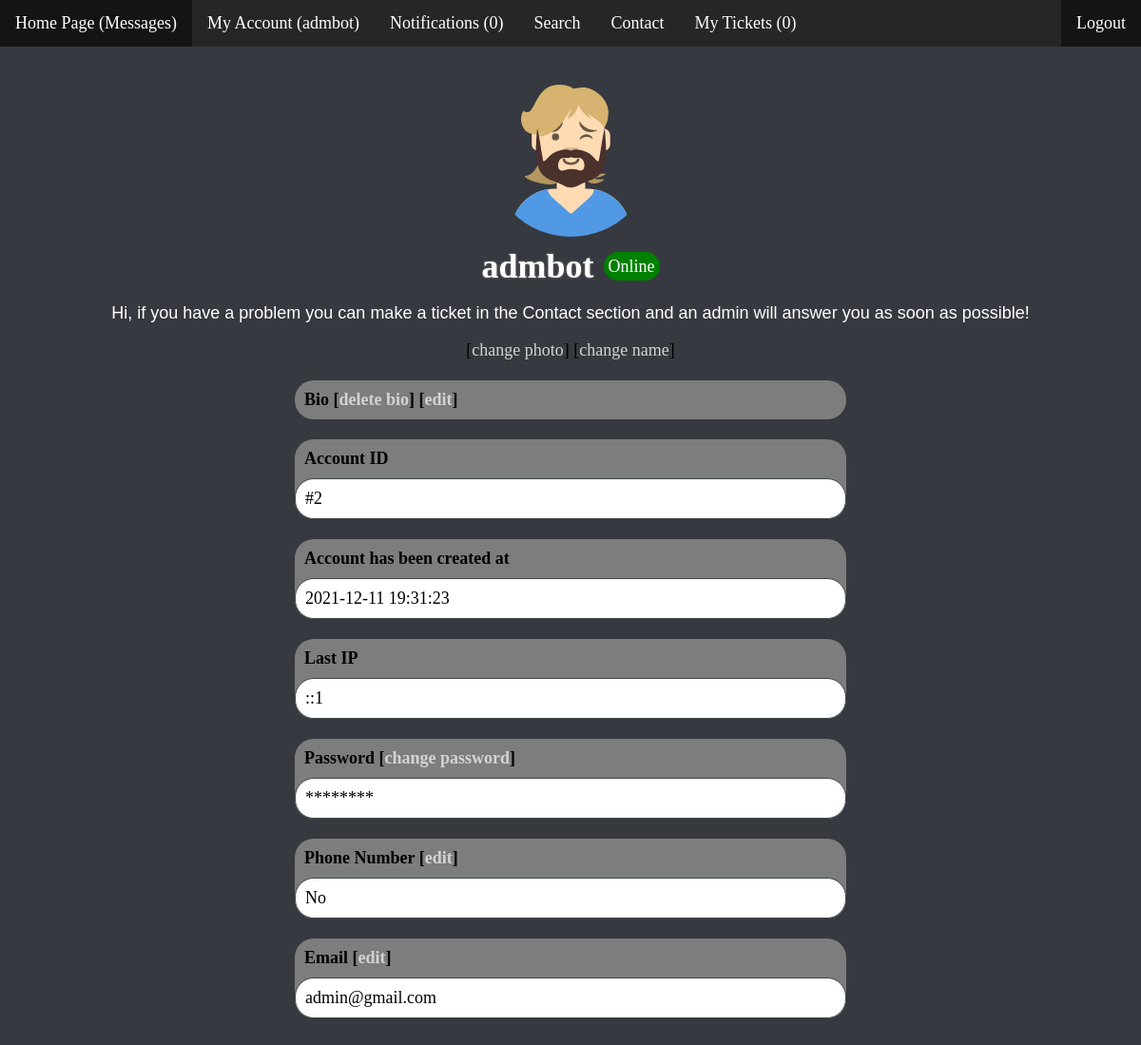
/profile.php?id=2 (signed in), run on the app's committed database.
### tables this page shows
CREATE TABLE `users` (
  `id` int(11) NOT NULL,
  `username` varchar(64) NOT NULL,
  `email` varchar(64) NOT NULL,
  `phone` int(20) NOT NULL,
  `password` varchar(64) NOT NULL,
  `created_at` timestamp NOT NULL DEFAULT current_timestamp() ON UPDATE current_timestamp(),
  `admin` int(11) NOT NULL,
  `file` longtext NOT NULL,
  `bio` text NOT NULL,
  `founder` int(11) NOT NULL,
  `banned` int(11) NOT NULL,
  `logged` int(11) NOT NULL,
  `ip` varchar(64) NOT NULL,
  `last_ip` varchar(64) NOT NULL
);

### profile.php (the view, shortened to what this page needs)
<?php
  require 'config.php';
  if (!isset($_SESSION["loggedin"]) || $_SESSION["loggedin"] !== true) {
    header("location: login.php");
    exit;
  } else if(!isset($_GET['id'])) {
    header('Location: index.php');
    exit();
  } else {
    $id = $_GET['id'];
  }
  $queryString = "SELECT id, username, email, created_at, email, bio, phone, file, admin, founder, banned,ip, last_ip, logged FROM users WHERE id='$id' ORDER BY username DESC LIMIT 1";
  $query = $link->prepare($queryString);
  $query->execute();
  $query->store_result();
  $query->bind_result($user_id, $username, $email, $created_at, $email, $bio, $phone, $file, $admin, $founder, $banned, $ip, $last_ip, $logged);
?>
<!DOCTYPE html>
<html>
<head>
  <link rel="stylesheet" href="css/profile.css?v=<?php echo time(); ?>">
</head>
<body>
  <?php include_once("header.php"); ?>
  <div class="wrapper">
    <?php while ($query->fetch()) { ?>
    <?php
      echo "<div id='img_div'>";
      ?>
        <img id="image-x" src="<?php echo $file; ?>" alt="Profile Photo" onClick='showImg();' />
        <br/>
      <div id="nameOnline">
        <h1>
          <?php
            echo $username;
          ?>
        </h1>
        <?php
          if ($logged == 1) {
            echo "<span id='online'>Online</span>";
          } else if ($logged == 0) {
            echo "<span id='offline'>Offline</span>";
          }
        ?>
      </div>
      <p id="bio">
          <?php
            if ($bio == "") {
              echo '';
            } else {
              echo $bio;
            }
          ?>
      </p>
      <?php
      if ($_SESSION['id'] == $user_id) {
        echo " <span>[<a href='change-photo.php' id='edits'>change photo</a>]</span> <span>[<a href='change-name.php' id='edits'>change name</a>]</span><br/><br/>";
      }
      echo "</div>";
    ?>
    <?php
      if ($_SESSION['id'] == $user_id) {
        ?>
        <div class="title-of-div">
        <div class="title-text">Bio
          <?php
            if ($bio != "") {
              ?>
              [<a href="delete-bio.php" id="edits">delete bio</a>]
              <?php
            }
          ?>
          [<a href="change-bio.php" id="edits">edit</a>]
        </div>
      </div> <br/>
        <?php
      }
    ?>
    <div class="title-of-div">
      <div class="title-text">Account ID</div>
      <div class="content-text">#<?php echo $user_id; ?></div>
    </div>
      <br>
    <div class="title-of-div">
      <div class="title-text">Account has been created at</div>
      <div class="content-text"><?php
        echo $created_at;
      ?></div>
    </div>
      <br>
    <?php
      if ($_SESSION['founder'] == 1 || $_SESSION['id'] == $user_id) {
        ?>
          <div class="title-of-div">
          <div class="title-text">Last IP</div>
          <div class="content-text"><?php
            echo $last_ip;
          ?></div>
        </div>
          <br>
        <?php
      }
    ?>
    <?php
      if ($_SESSION['id'] == $user_id) {
        ?>
        <div class="title-of-div">
        <div class="title-text">Password [<a href="reset-password.php" id="edits">change password</a>]</div>
        <div class="content-text">********</div>
        </div>
        <br/>
        <?php
      }
    ?>
    <div class="title-of-div">
      <div class="title-text">Phone Number
        <?php
          if ($_SESSION['id'] == $user_id) {
        ?>
        [<a href="change-phone.php" id="edits">edit</a>]
        <?php } ?>
      </div>
      <div class="content-text">
        <?php
          if ($phone == 0) {
            echo 'No';
          } else {
            echo $phone;
          }
        ?>
      </div>
    </div> <br/>
    <div class="title-of-div">
    <div class="title-text">Email
      <?php
        if ($_SESSION['id'] == $user_id) {
          echo ' [<a href="change-email.php" id="edits">edit</a>]';
        }
      ?>
    </div>
      <div class="content-text">
        <?php
          echo $email;
        ?>
      </div>
    </div>
    <br>
    <?php } ?>
  </div>
</body>
</html>

### header.php (shortened to what this page needs)
<?php
  $userid = $_SESSION['id'];
?>
<html>
<head>
  <link rel="stylesheet" href="css/header.css?v=<?php echo time(); ?>">
</head>
<body>
  <?php
    $result = mysqli_query($link, "SELECT COUNT(*) FROM `notifications` WHERE userid=$userid");
    $row = mysqli_fetch_row($result)[0];
    $results = mysqli_query($link, "SELECT COUNT(*) FROM `tickets` WHERE userid=$userid");
    $rows = mysqli_fetch_row($results)[0];
  ?>
  <ul id="desktopul">
    <li><a class="active" href="home.php">Home Page (Messages)</a></li>
    <li><a href="profile.php?id=<?php echo $_SESSION['id']; ?>">My Account (<?php echo $_SESSION['username']?>)</a></li>
    <li><a href="notifications.php?id=<?php echo $_SESSION['id']; ?>">Notifications (<?php echo $row; ?>)</a></li>
    <li><a href="search.php">Search</a></li>
    <li><a href="contact.php">Contact</a></li>
    <li><a href="mytickets.php">My Tickets (<?php echo $rows; ?>)</a></li>
    <li style="float:right"><a class="active" href="logout.php">Logout</a></li>
  </ul>
</body>
</html>

### css/profile.css (style rules this page uses)
body { background: #36393f; font-size: 18px; }
#bio { font-family: arial; color: white; }
.title-text { padding: 10px; font-weight: bold; color: black; }
.title-of-div { background-color: #7d7d7d; border-radius: 20px; width: 50%; margin: 0 auto; }
.content-text { background: white; padding: 10px; color: black; border: 1px solid #3d4648; border-radius: 20px; }
h1 { color: white; text-shadow: 0px 0px 2.5px grey; margin: 0; }
#online, #offline { padding: 5px; border-radius: 25px; color: white; height: 20px; margin-left: 10px; }
#online { background-color: green; }
#img_div:after { content: ""; display: block; clear: both; }
#img_div { text-align: center; }
#image-x { margin: 5px; width: 175px; border-radius: 100px; height: 175px; transition: .4s; }
a { text-decoration: none; color: lightgrey; transition: .2s; }
#nameOnline { display: flex; align-items: center; justify-content: center; }
.wrapper { margin: 20px; }

### css/header.css (style rules this page uses)
body { margin:0; padding:0; }
#desktopul { list-style-type: none; margin: 0; padding: 0; overflow: hidden; background-color: #262626; }
#desktopul li { float: left; }
#desktopul li a { display: block; color: white; text-align: center; padding: 14px 16px; text-decoration: none; }
#desktopul .active { background-color: #141414; }

### data on the page
users: file (picture), username "admbot", logged "Online", bio "Hi, if you have a problem you can make a ticket in the Contact section and an admin will answer you as soon as possible!", shows "change photo", shows "Bio", shows "delete bio", id "2", created_at "2021-12-11 19:31:23", last_ip "::1", shows "Password [", shows "edit", phone "No", email "admin@gmail.com"

### other printed values
$_SESSION['username'] "admbot"
$row "0"
$rows "0"
